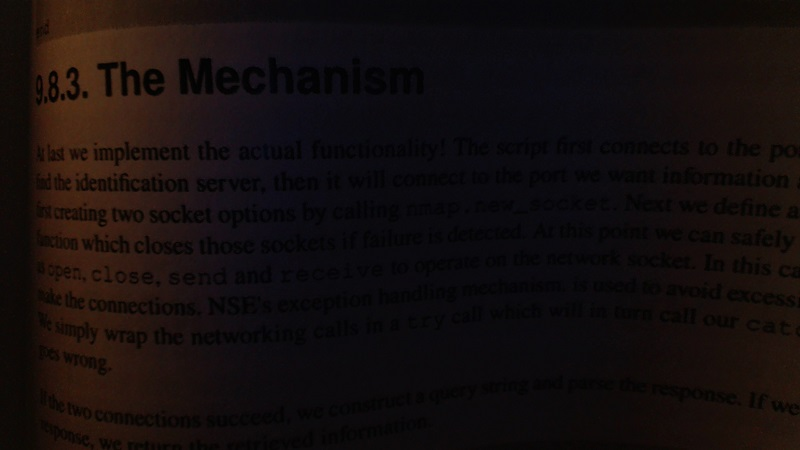
#> input picture Computer Science/Hardik Ahuja/Task 3/OPENCV3/bookpage.jpg, 800 x 450 px
$ python threshholding.py
#> lines starting #> are read from the running program, lines starting #| are printed output that depends on the picture; after the words box and inside, x2 and y2 are one past the last pixel; in counts of white or black regions, pixels touching at a corner belong together
import cv2
import numpy as numpy
img = cv2.imread('bookpage.jpg')
#> img is the input picture: shape (450, 800, 3); mean B, G, R 13.4, 13.6, 20.3

retval, threshold = cv2.threshold(img, 12, 255, cv2.THRESH_BINARY)
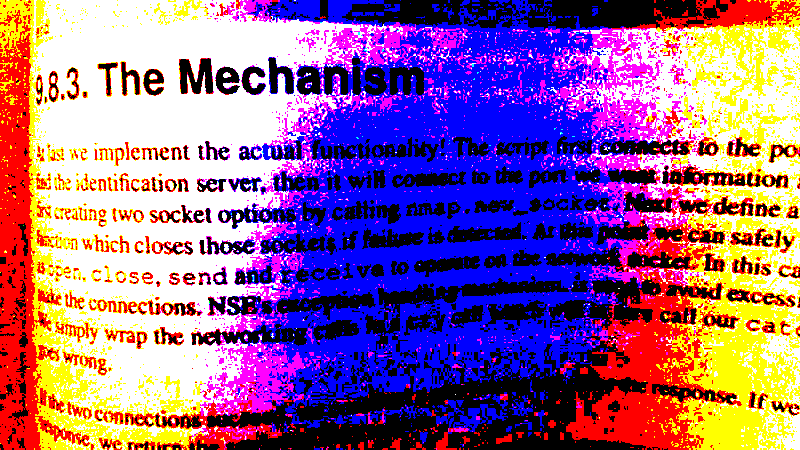
#> threshold: shape (450, 800, 3); mean B, G, R 146.4, 98.4, 147.2

grayscale = cv2.cvtColor(img,cv2.COLOR_BGR2GRAY)
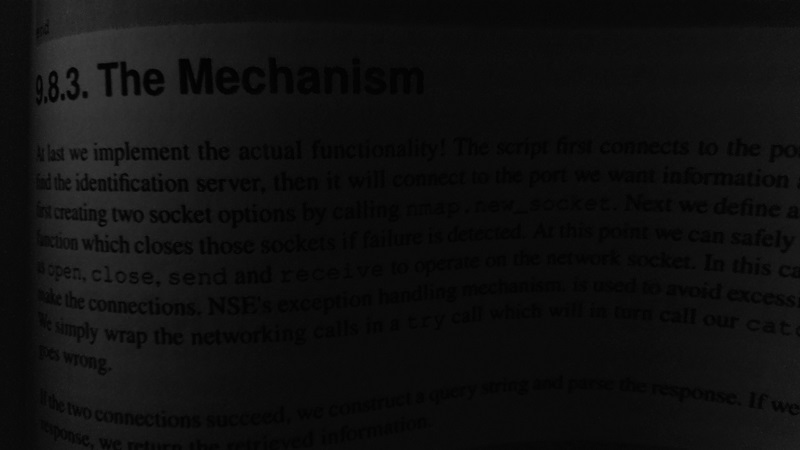
#> grayscale: shape (450, 800); min 0, max 64, mean 15.6

retval2, threshold2 = cv2.threshold(grayscale, 12, 255, cv2.THRESH_BINARY)
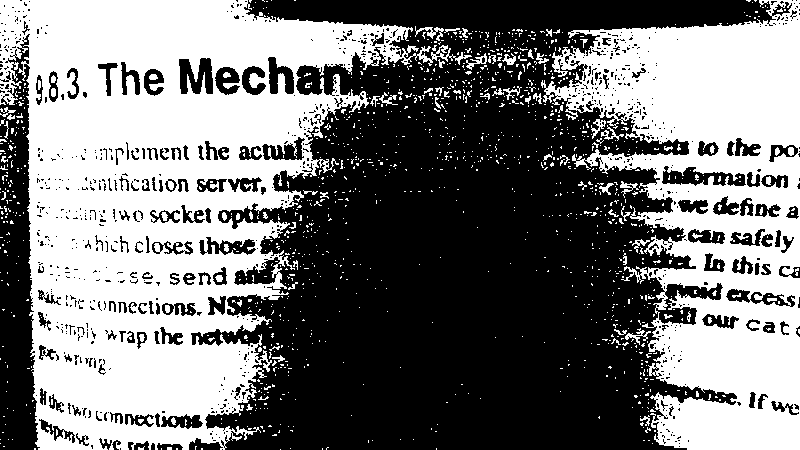
#> threshold2: shape (450, 800); 47.3% white; 1332 white regions (1245 under 20 px), largest, box (x1, y1, x2, y2) and area: (0, 0, 472, 450) 102496, (541, 0, 800, 450) 60163, (415, 26, 444, 41) 156

threshold3 = cv2.adaptiveThreshold(grayscale, 255, cv2.ADAPTIVE_THRESH_GAUSSIAN_C, cv2.THRESH_BINARY,3,1)
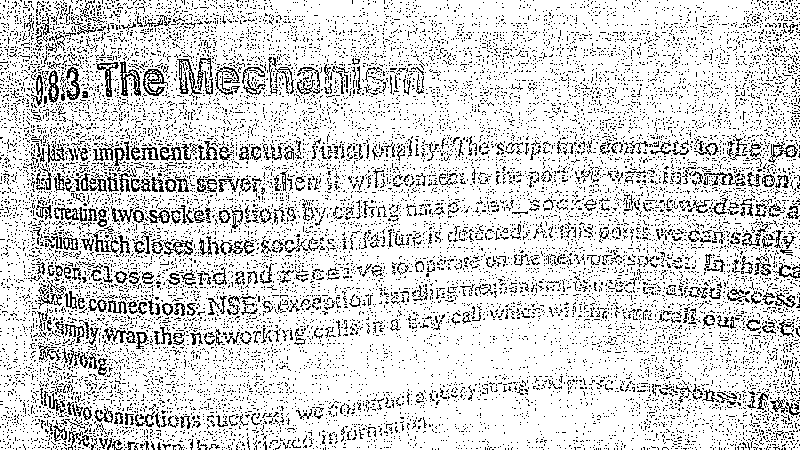
#> threshold3: shape (450, 800); 83.5% white; black in thin lines or dots
threshold4 = cv2.adaptiveThreshold(grayscale, 255, cv2.ADAPTIVE_THRESH_GAUSSIAN_C, cv2.THRESH_BINARY,151,1)
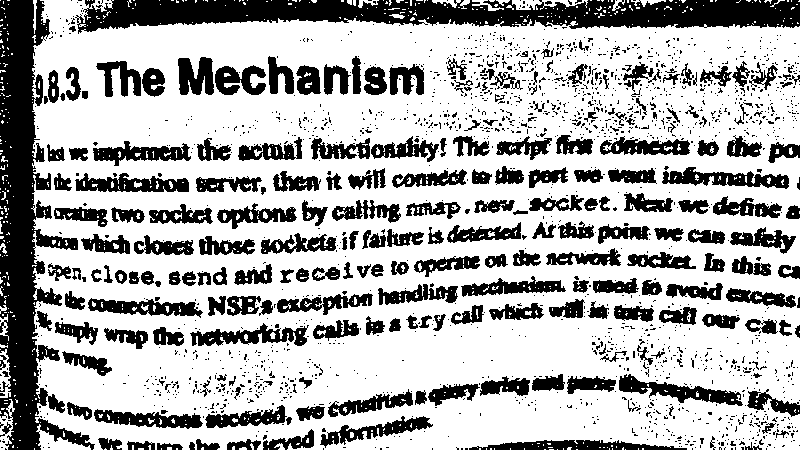
#> threshold4: shape (450, 800); 69% white; 1935 black regions (1695 under 20 px), largest, box (x1, y1, x2, y2) and area: (0, 0, 95, 450) 17226, (75, 0, 800, 34) 15757, (619, 374, 743, 406) 1461
threshold5 = cv2.adaptiveThreshold(grayscale, 255, cv2.ADAPTIVE_THRESH_GAUSSIAN_C, cv2.THRESH_BINARY,101,1)
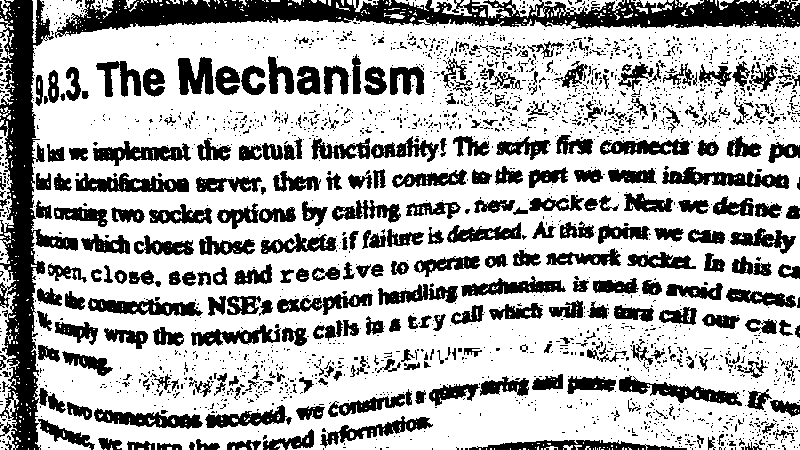
#> threshold5: shape (450, 800); 69.3% white; 2291 black regions (1976 under 20 px), largest, box (x1, y1, x2, y2) and area: (55, 0, 800, 38) 14229, (0, 0, 78, 450) 12403, (662, 167, 789, 189) 1359
threshold6 = cv2.adaptiveThreshold(grayscale, 255, cv2.ADAPTIVE_THRESH_GAUSSIAN_C, cv2.THRESH_BINARY,391,1)
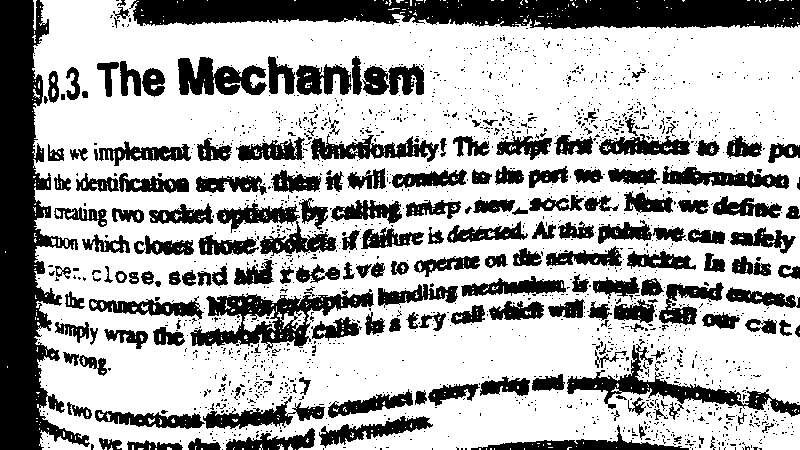
#> threshold6: shape (450, 800); 67.5% white; 1766 black regions (1579 under 20 px), largest, box (x1, y1, x2, y2) and area: (0, 0, 90, 450) 19182, (129, 0, 800, 30) 15945, (190, 289, 374, 350) 4328
cv2.imshow('original', img)
#cv2.imshow('threshold', threshold)
cv2.imshow('grayscale', grayscale)
cv2.imshow('threshold3', threshold3)
cv2.imshow('threshold4', threshold4)
cv2.imshow('threshold5', threshold5)
cv2.imshow('threshold6', threshold6)

cv2.waitKey(0)
cv2.destroyAllWindows()

$ run again, with Computer Science/Hardik Ahuja/Task 3/OPENCV3/template1.jpg copied over Computer Science/Hardik Ahuja/Task 3/OPENCV3/bookpage.jpg
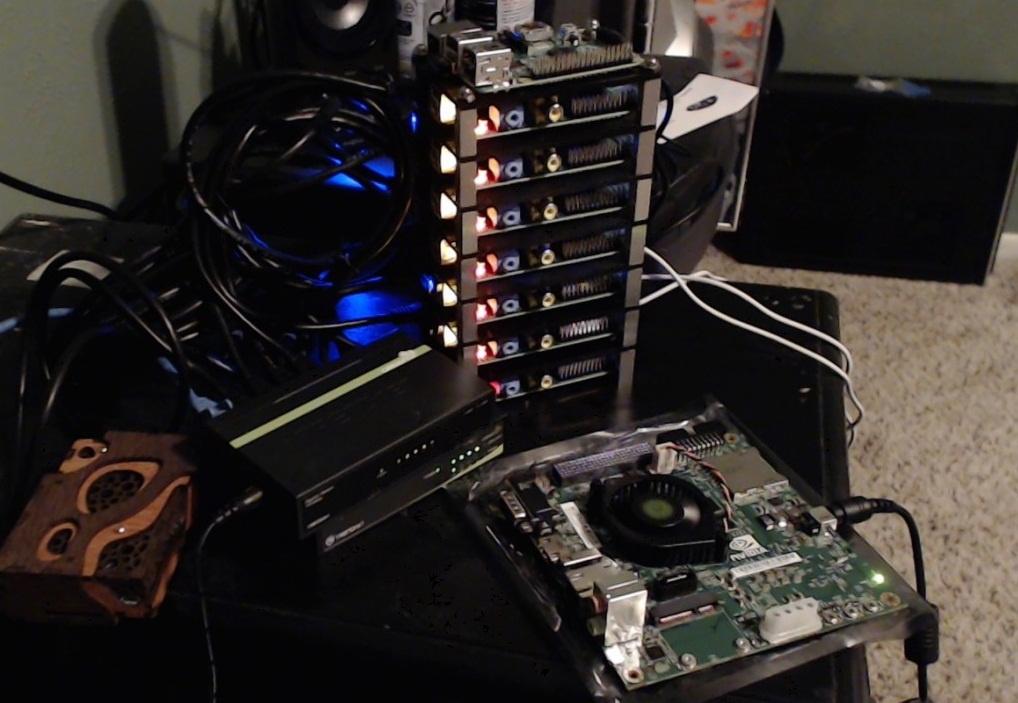
#> input picture Computer Science/Hardik Ahuja/Task 3/OPENCV3/template1.jpg, 1018 x 703 px
#> img is the input picture: shape (703, 1018, 3); mean B, G, R 40.7, 43.2, 48.1
#> `retval2, threshold2 = cv2.threshold(grayscale, 12, 255, cv2.THRESH_BIN..`:
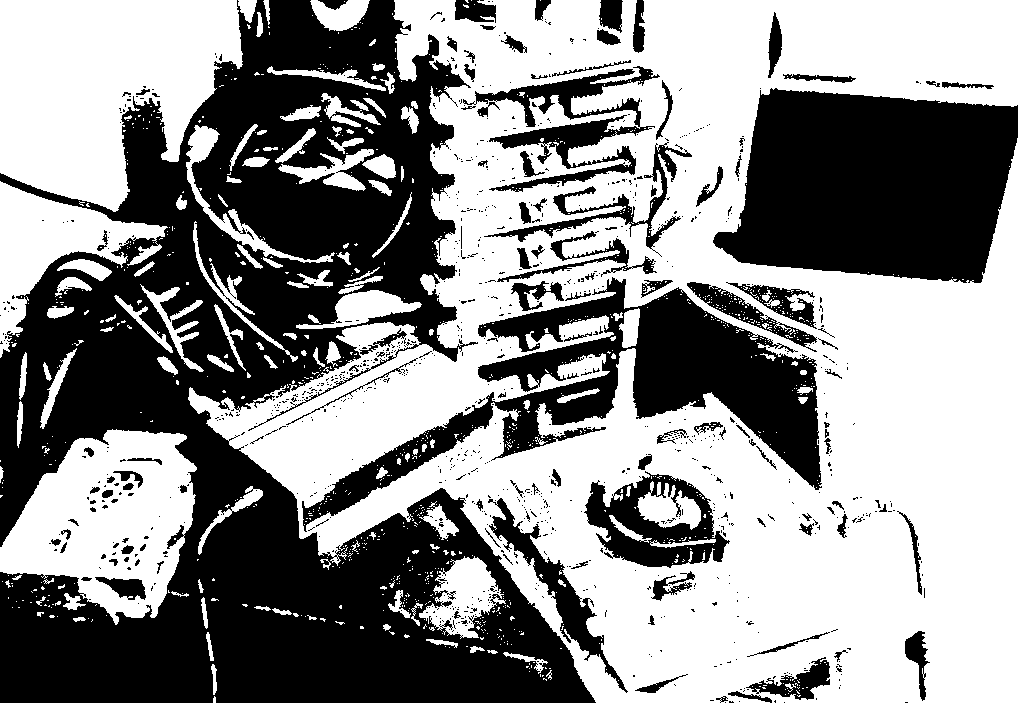
#> threshold2: shape (703, 1018); 55.7% white; 959 black regions (842 under 20 px), largest, box (x1, y1, x2, y2) and area: (0, 0, 596, 703) 194626, (713, 88, 1018, 283) 45828, (302, 277, 822, 532) 34946
#> threshold3: shape (703, 1018); 75.8% white; black in thin lines or dots
#> threshold4: shape (703, 1018); 39% white; 997 white regions (724 under 20 px), largest, box (x1, y1, x2, y2) and area: (625, 142, 1018, 703) 49915, (294, 338, 807, 564) 20519, (0, 0, 125, 210) 19613
#> threshold5: shape (703, 1018); 41.1% white; 1270 white regions (953 under 20 px), largest, box (x1, y1, x2, y2) and area: (625, 141, 1018, 703) 47121, (196, 486, 564, 697) 21368, (0, 0, 125, 210) 18427
#> `threshold6 = cv2.adaptiveThreshold(grayscale, 255, cv2.ADAPTIVE_THRESH..`:
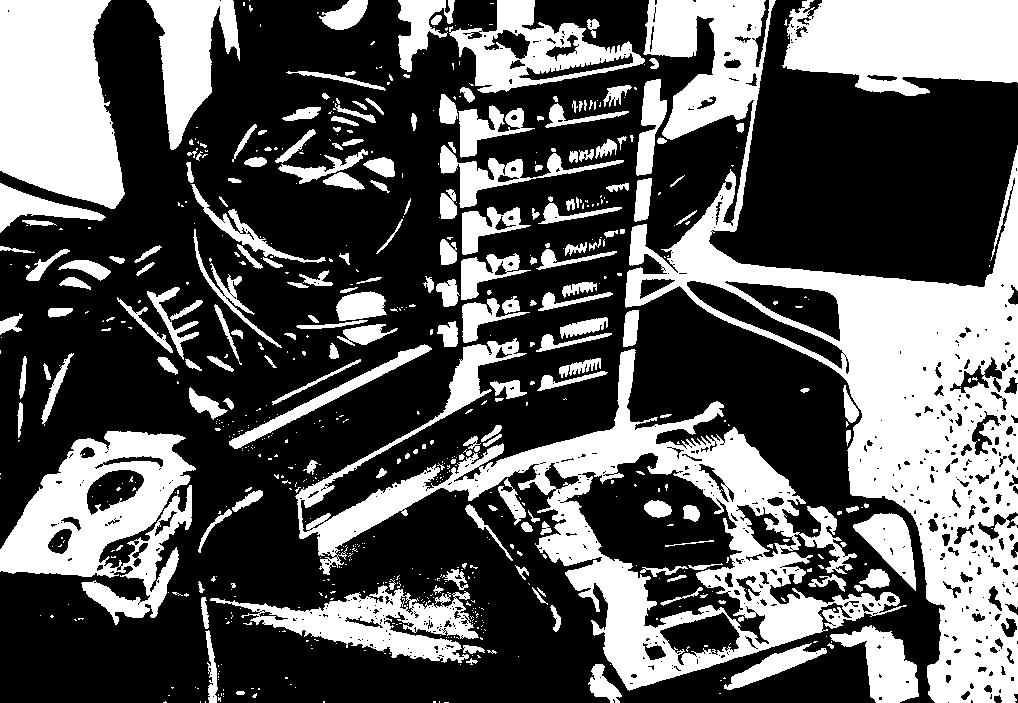
#> threshold6: shape (703, 1018); 35.8% white; 699 white regions (497 under 20 px), largest, box (x1, y1, x2, y2) and area: (625, 0, 1018, 703) 72885, (295, 338, 907, 691) 44487, (0, 0, 125, 209) 20628
